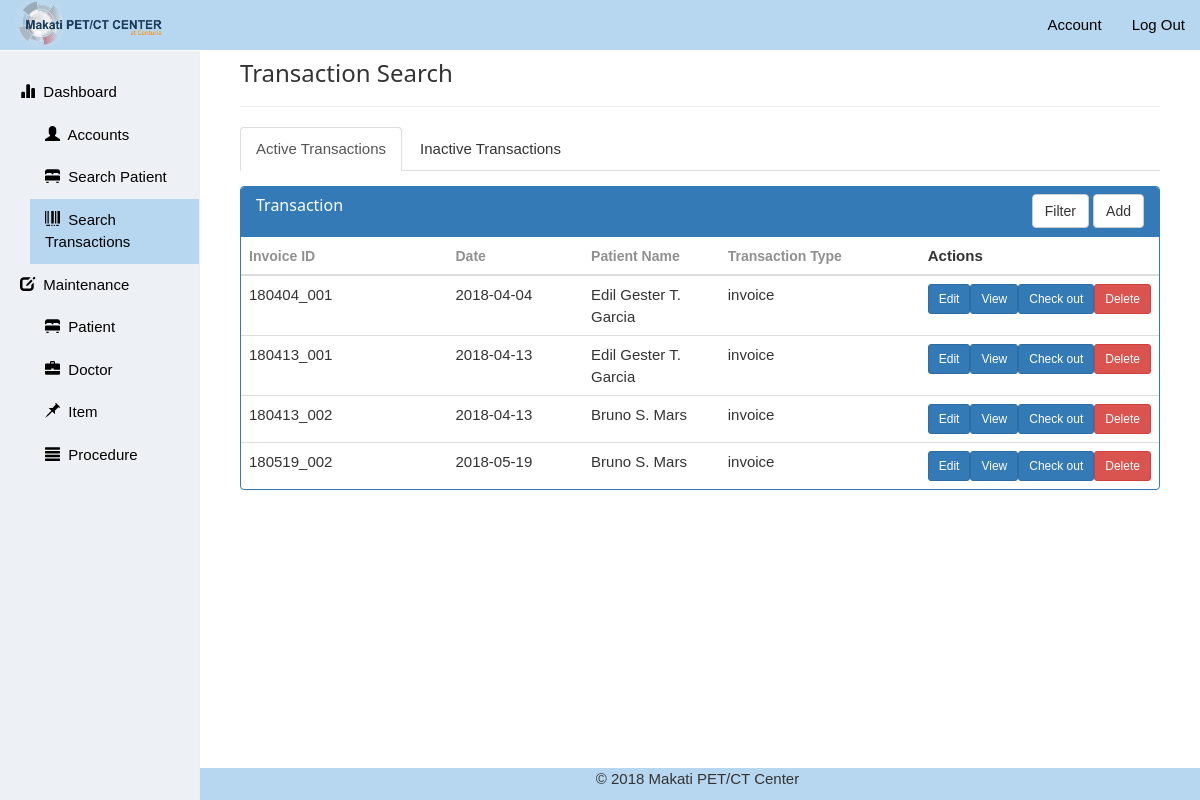
/views/admin/invoicecreation.php (signed in), run on an earlier commit of the app's database.
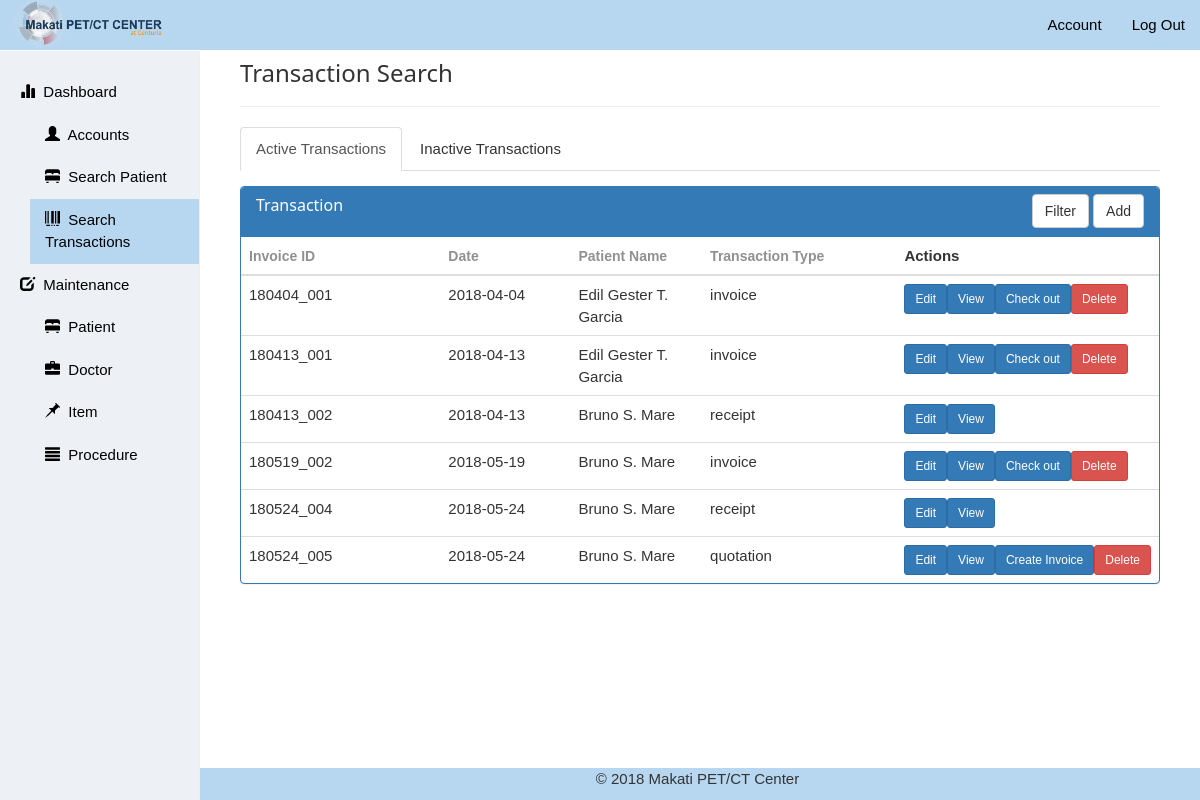
And on a later commit of the database.
### tables this page shows
CREATE TABLE `tbl_invoice` (
  `invoice_id` varchar(11) NOT NULL,
  `invoice_date` date NOT NULL,
  `patient_id_fk` varchar(11) NOT NULL,
  `user_id_fk` varchar(11) DEFAULT NULL,
  `invoice_status` tinyint(1) NOT NULL DEFAULT '1' COMMENT '1 = Active, 2 = Deleted',
  `invoice_type` varchar(9) NOT NULL,
  `invoice_cost` float NOT NULL DEFAULT '0'
);

CREATE TABLE `tbl_patient` (
  `patient_id` varchar(11) NOT NULL,
  `patient_name` varchar(45) NOT NULL,
  `patient_gender` varchar(6) NOT NULL,
  `patient_date_of_birth` date NOT NULL,
  `patient_address` varchar(50) NOT NULL,
  `patient_status` tinyint(1) NOT NULL DEFAULT '1' COMMENT '1=Active, 2=Deleted'
);

### views/admin/invoicecreation.php (the view, shortened to what this page needs)
<!DOCTYPE html>
<html>
  <head>
    <link rel="stylesheet" type="text/css" href="./../../css/bootstrap.min.css">
    <link rel="stylesheet" href="./../../css/w3.css">
    <link rel="stylesheet" type="text/css" href="./../../css/setting.css">
  </head>
  <body>
    <header>
      <nav class="navbar navbar-default navbar-fixed-top">
        <div class="container-fluid">
          <div class="navbar-header">
            <a href="./" class="navbar-brand"><img src="./../../files/logo/brandimagev2.png" class="img-responsive"></a>
          </div>
          <div class="collapse navbar-collapse" id="bs-example-navbar-collapse-1">
            <ul class="nav navbar-nav navbar-right" id="navbar-right">
              <li><a href="#">Account</a></li>
              <li><a href="./../../controller/logout.php">Log Out</a></li>
            </ul>
          </div>
        </div>
      </nav>
    </header>
    <main>
      <div class="container-fluid">
        <div class="row">
          <div class="col-sm-3 col-md-2 sidebar">
            <ul class="nav nav-sidebar">
              <li>
                <a href="./"><span class="glyphicon glyphicon-stats" aria-hidden="true"></span>&nbsp Dashboard <span class="sr-only">(current)</span> </a>
                <ul class="nav" id="mn-sub-menu">
                  <li><a href="account.php"><span class="glyphicon glyphicon-user" aria-hidden="true"></span>&nbsp Accounts</a></li>
                  <li><a href="patientsearch.php"><span class="glyphicon glyphicon-bed" aria-hidden="true"></span>&nbsp Search Patient</a></li>
                  <li style="color: #000000;background-color: #b7d7f0;"><a href="invoicecreation.php"><span class="glyphicon glyphicon-barcode" aria-hidden="true"></span>&nbsp Search Transactions</a></li>
                </ul>
              </li>
              <li>
                  <a style="background-color: #edf0f5; color: #000000;"><span class="glyphicon glyphicon-edit" aria-hidden="true"></span>&nbsp Maintenance</a>
                  <ul class="nav" id="mn-sub-menu">
                      <li><a href="patientsettings.php"><span class="glyphicon glyphicon-bed" aria-hidden="true"></span>&nbsp Patient</a></li>
                      <li><a href="doctorsettings.php"><span class="glyphicon glyphicon-briefcase" aria-hidden="true"></span>&nbsp Doctor</a></li>
                      <li><a href="itemsettings.php"><span class="glyphicon glyphicon-pushpin" aria-hidden="true"></span>&nbsp Item</a></li>
                      <li><a href="treatmentsettings.php"><span class="glyphicon glyphicon-align-justify" aria-hidden="true"></span>&nbsp Procedure</a></li>
                  </ul>
              </li>
            </ul>
          </div>
          <div class="col-sm-9 col-sm-offset-3 col-md-10 col-md-offset-2 main"  style="overflow-y:auto; height:100vh;">
            <div class="row">
              <div class="col-sm-12 col-md-12">
                <div class="mn-dashboard-header">
                  <h3>Transaction Search</h3>
                  <hr>
                  <ul class="nav nav-tabs">
                    <li class="active"><a href="#mn-transaction-panel" data-toggle="tab">Active Transactions</a></li>
                    <li><a href="#mn-deleted-transaction-panel" data-toggle="tab">Inactive Transactions</a></li>
                  </ul>
                </div>
                <div class="tab-content">
                  <div class="panel panel-primary filterable tab-pane active" id="mn-transaction-panel" style="height: 60%; overflow-y:auto;">
                    <div class="panel-heading" style="height: 50px;">
                      <h3 class="panel-title">Transaction</h3>
                      <div class="pull-right">
                          <button class="btn btn-default btn-md btn-filter"><span class="fa fa-filter"></span> Filter</button>
                          <button class="btn btn-default btn-md" data-toggle="modal" data-target="#open_transaction"><span class="fa fa-plus"></span> Add</button>
                      </div>
                    </div>
                    <table class="table table-hover">
                      <thead>
                        <tr class="filters">
                          <th class="col-md-3"><input type="text" class="form-control" placeholder="Invoice ID" disabled></th>
                          <th class="col-md-2"><input type="text" class="form-control" placeholder="Date" disabled></th>
                          <th class="col-md-2"><input type="text" class="form-control" placeholder="Patient Name" disabled></th>
                          <th class="col-md-3"><input type="text" class="form-control" placeholder="Transaction Type" disabled></th>
                          <th class="col-md-2">Actions</th>
                        </tr>
                      </thead>
                      <tbody>
                        <?php
                          require('./../../controller/db_connect.php');
                          $preparedStmt = " SELECT * FROM `tbl_invoice`
                                            LEFT JOIN `tbl_patient`
                                            ON `tbl_invoice`.`patient_id_fk` = `tbl_patient`.`patient_id`
                                            WHERE invoice_status = 1";
                          $stmt = $connection->prepare($preparedStmt);
                          $stmt->execute();
                          while ($row = $stmt->fetch(PDO::FETCH_ASSOC))
                          {
                        ?>
                        <tr class="clickable-row">
                            <td class="col-md-3 invoice_id"><?php echo $row['invoice_id']; ?></td>
                            <td class="col-md-2"><?php echo $row['invoice_date']; ?></td>
                            <td class="col-md-2 patient_name"><?php echo $row['patient_name']; ?></td>
                            <td class="col-md-3 invoice_type"><?php echo $row['invoice_type']; ?></td>
                            <td class="col-md-2">
                              <table>
                                <tbody>
                                  <tr id="<?php echo $row['patient_id']; ?>" name="<?php echo $row['patient_name']; ?>">
                                    <td><button type="button" class="btn btn-sm btn-primary edit_btn">Edit</button></td>
                                    <td><button type="button" class="btn btn-sm btn-primary view_btn">View</button></td>
                                    <?php
                                      if($row['invoice_type'] == 'invoice')
                                        echo ('<td>
                                                <form method="POST" action="./../../controller/transactions.php">
                                                  <input type="hidden" name="path" value="./../views/admin/invoicecreation.php"/>
                                                  <input type="hidden" name="parameter_id" value="'.$row['invoice_id'].'"/>
                                                  <input type="submit" class="btn btn-sm btn-primary" name="invoice_param" value="Check out"/>
                                                </form>
                                              </td>
                                              <td>
                                                <form method="POST" action="./../../controller/transactions.php">
                                                  <input type="hidden" name="path" value="./../views/admin/invoicecreation.php"/>
                                                  <input type="hidden" name="invoice_id" value="'.$row['invoice_id'].'"/>
                                                  <input type="submit" class="btn btn-sm btn-danger" name="delete_invoice" value="Delete"/>
                                                </form>
                                              </td>');
                                      else if($row['invoice_type'] == 'quotation')
                                        echo ('<td>
                                                <form method="POST" action="./../../controller/transactions.php">
                                                  <input type="hidden" name="path" value="./../views/admin/invoicecreation.php"/>
                                                  <input type="hidden" name="parameter_id" value="'.$row['invoice_id'].'"/>
                                                  <input type="submit" class="btn btn-sm btn-primary" name="quotation_param" value="Create Invoice"/>
                                                </form>
                                              </td>
                                              <td>
                                                <form method="POST" action="./../../controller/transactions.php">
                                                  <input type="hidden" name="path" value="./../views/admin/invoicecreation.php"/>
                                                  <input type="hidden" name="invoice_id" value="'.$row['invoice_id'].'"/>
                                                  <input type="submit" class="btn btn-sm btn-danger" name="delete_invoice" value="Delete"/>
                                                </form>
                                              </td>');
                                    ?>
                                  </tr>
                              </table>
                            </td>
                          </tr>
                          <?php
                          }
                          ?>
                      </tbody>
                    </table>
                  </div>
                </div>
              </div>
            </div>
          </div>
        </div>
      </div>
    </main>
    <footer>
      <div class="container-fluid">
        <div class="col-sm-9 col-sm-offset-3 col-md-10 col-md-offset-2">
          <p class="text-center">© 2018 Makati PET/CT Center</p>
        </div>
      </div>
    </footer>
  </body>
</html>

### css/w3.css (style rules this page uses)
*,*:before,*:after { box-sizing:inherit }
html { -ms-text-size-adjust:100%;-webkit-text-size-adjust:100% }
body { margin:0 }
article,aside,details,figcaption,figure,footer,header,main,menu,nav,section,summary { display:block }
a { background-color:transparent;-webkit-text-decoration-skip:objects }
img { border-style:none }
hr { box-sizing:content-box;height:0;overflow:visible }
button,input,select,textarea { font:inherit;margin:0 }
button,input { overflow:visible }
button,select { text-transform:none }
button,html [type=button],[type=reset],[type=submit] { -webkit-appearance:button }
html,body { font-family:Verdana,sans-serif;font-size:15px;line-height:1.5 }
html { overflow-x:hidden }
h3 { font-size:24px }
h1,h2,h3,h4,h5,h6 { font-family:"Segoe UI",Arial,sans-serif;font-weight:400;margin:10px 0 }
hr { border:0;border-top:1px solid #eee;margin:20px 0 }
img { vertical-align:middle }
a { color:inherit }

### css/setting.css (style rules this page uses)
body { background-color: #ffffff; font-family: Fira Sans, sans-serif; font-weight: normal; }
.navbar { position: absolute; top: 0; right: 0; left: 0; background-color: #b7d7f0; border: 0; }
.navbar-brand>img { margin-top: -15px; max-width: 150px; }
#navbar-right>li>a { color: #000000; }
.sidebar { display: none; }
@media (min-width: 768px) { .sidebar { position: fixed; top: 51px; bottom: 0; left: 0; z-index: 1000; display: block; padding: 20px; overflow-x: hidden; overflow-y: auto; background-color: #edf0f5; border-right: 1px solid #eee; } }
.nav-sidebar { margin-right: -21px; margin-bottom: 20px; margin-left: -20px; }
.nav-sidebar > li > a { padding-right: 20px; padding-left: 20px; }
.nav-sidebar li > a { color: #000000; }
#mn-sub-menu { margin-left: 30px; }
.mn-dashboard-header { margin-top: 60px; }
@media (min-width: 768px) { .main { padding-right: 40px; padding-left: 40px; } }
.filterable { margin-top: 15px; }
.filterable .panel-heading .pull-right { margin-top: -20px; }
.filterable .filters input[disabled] { background-color: transparent; border: none; cursor: auto; box-shadow: none; padding: 0; height: auto; }
footer { position: fixed; width: 100%; height: auto; bottom: 0; background-color: #b7d7f0; }

What changed in the data, as far as the page shows it:
changed tbl_invoice "180413_002": patient_id_fk.patient_name "Bruno S. Mars" → "Bruno S. Mare"; invoice_type "invoice" → "receipt"; invoice_param "Check out" → (not shown); delete_invoice "Delete" → (not shown)
changed through a linked row, tbl_invoice "180519_002": patient_id_fk.patient_name "Bruno S. Mars" → "Bruno S. Mare"
added tbl_invoice: invoice_id "180524_004", invoice_date "2018-05-24", patient_id_fk.patient_name "Bruno S. Mare", invoice_type "receipt"
added tbl_invoice: invoice_id "180524_005", invoice_date "2018-05-24", patient_id_fk.patient_name "Bruno S. Mare", invoice_type "quotation"
